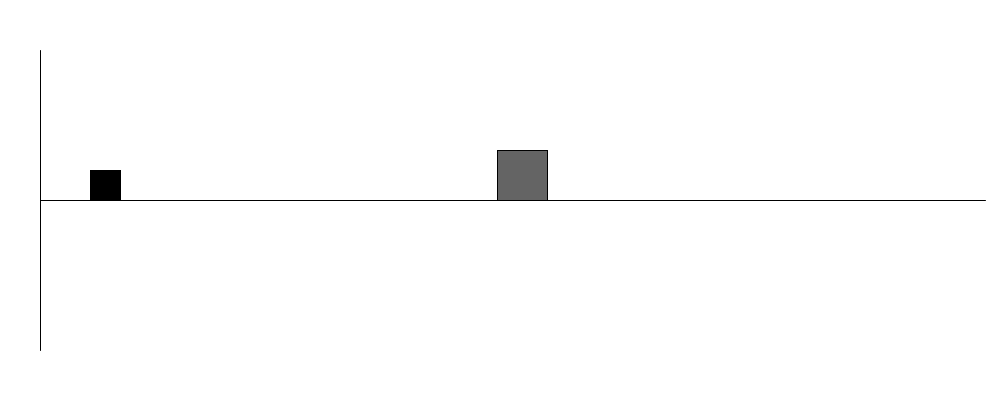
Frame 1 (no input)
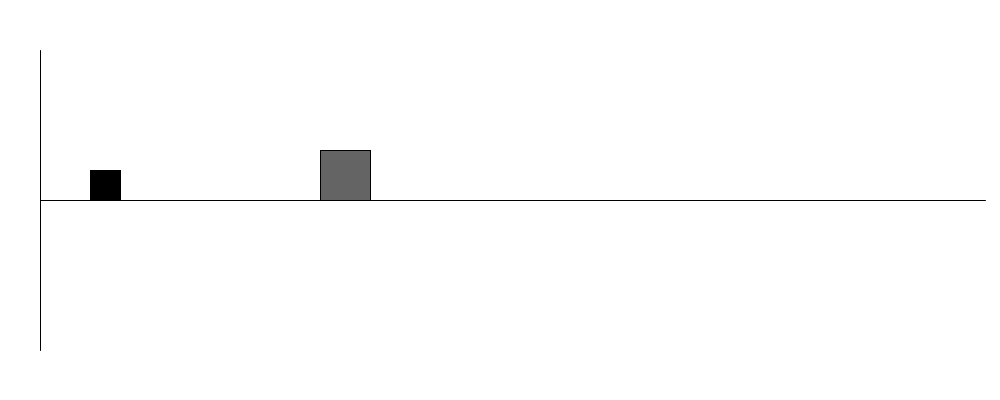
Frame 60 (the mouse pressed at the canvas centre just before this capture)
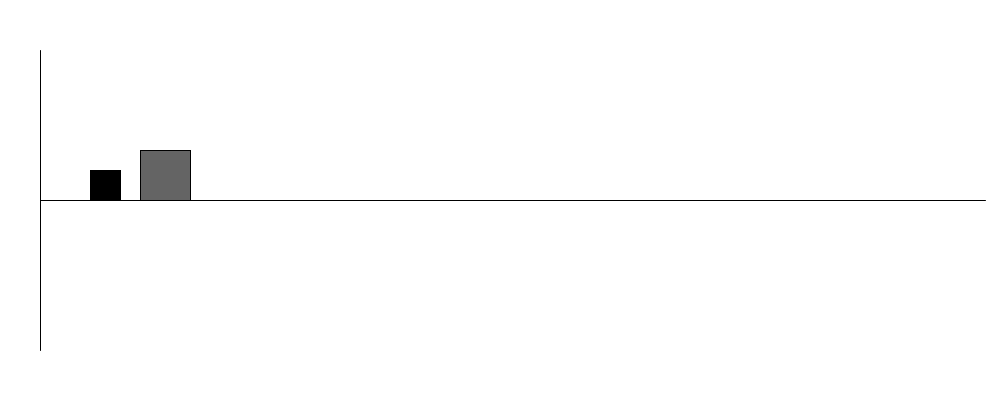
Frame 120 (the mouse held since frame 60 and released just before this capture)

The Processing sketch that drew these frames (run headless with seeded random() and noise(); from frame 60 on, the mouse is pressed at the canvas centre):

// Processing sketch: PI_Count_Collide
// ── PI_Count_Collide.pde
void setup()
{
  size(1000,400);  
}
int cnt=0;

float linex=40;
float liney=200;

float x1=linex+50;
float x2=500;

float v1=0;
float v2=-3;

float m1=1;
float m2=100;

float r2=(log(100)/log(10))*25;
float r1=30;

void draw()
{
  background(255);
  if(wallCollide())
  {
    v1*=-1;
    cnt++;
  }
  if(collide())
  {
    change();
    cnt++;
  }
  x1=x1+v1;
  x2=x2+v2;
  display();
  System.out.println(cnt);
}

void display()
{
  line(linex,50,linex,350);
  line(linex,liney,985,liney);
  fill(0);
  rect(x1,(liney-r1),r1,r1);
  fill(100);
  rect(x2,(liney-r2),r2,r2);
}

boolean collide()
{
  float distance=x2-x1;
  if(distance<=r1)
  {
    return true;
  }
  else
  return false;
}

void change()
{
  float first=(2*m2/(m1+m2))*v2;
  float second=((m1-m2)/(m1+m2))*v1;
  float temp=v1;
  v1=first+second;
  first=(2*m1/(m1+m2))*temp;
  second=((m2-m1)/(m1+m2))*v2;
  v2=first+second;
}

boolean wallCollide()
{
  if(x1<=linex)
  return true;
  else
  return false;
}
